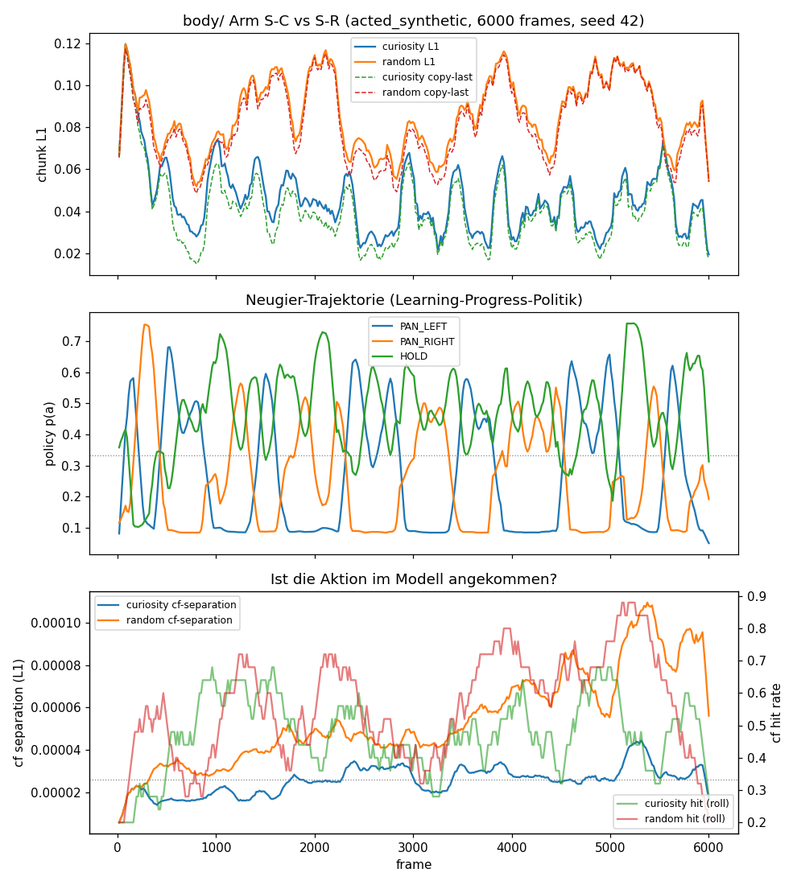
#> input picture body/body_curves.png, 797 x 885 px, shrunk from 990 x 1100 before the run
$ python -i stream.py   (imports and definitions only)
#> lines starting #> are read from the running program, lines starting #| are printed output that depends on the picture
"""
fertig.stream — permanentes Lernen aus Video-Streams (O(1)-State).

Die o1-state-Philosophie auf Video: Der Stream ist ein Iterator, kein
Objekt. Der StreamLearner verdichtet jeden Frame in gleitende
Statistiken — konstantes Memory bei unendlichem Input:

  Prototyp      : EMA der Frame-Signaturen (was ist typisch?)
  Bewegung      : EMA der Frame-Distanzen (wie stark ändert es sich?)
  Übergänge     : begrenzte Code-Grammatik (Top-K pro Code, verdrängt)
  Periodizität  : Noether-Detektor über dem gleitenden Bewegungs-Profil
  Szenenwechsel : Distanz-Sprünge über der Rausch-Schwelle

Quellen: ffmpeg (Datei/URL) + yt-dlp (YouTube/Live-Streams). Die
schnelle numpy-Signatur vermeidet den PIL/PNG-Umweg pro Frame.
"""

from __future__ import annotations

import subprocess
from typing import Dict, List, Optional, Tuple

import numpy as np

from . import noether
from .vision import signature_distance
from . import video as video_mod
from .video import SIGNATURE_NOISE

# ---------------------------------------------------------------------------
# Schnelle numpy-Signatur (Stream-Pfad, kein PIL)
# ---------------------------------------------------------------------------

def fast_signature(frame: np.ndarray, bins: int = 8) -> np.ndarray:
    """Signatur direkt aus dem numpy-Frame (h, w, 3) in [0,1].
    HSV-Histogramme + Gradient-Statistik — deterministisch, kein PNG."""
    f = frame.astype(np.float32)
    r, g, b = f[..., 0], f[..., 1], f[..., 2]
    mx, mn = np.maximum(np.maximum(r, g), b), np.minimum(np.minimum(r, g), b)
    d = mx - mn
    h = np.zeros_like(mx)
    ok = d > 1e-6
    h[ok] = np.where(mx[ok] == r[ok],
                     ((g[ok] - b[ok]) / d[ok]) % 6,
                     np.where(mx[ok] == g[ok],
                              (b[ok] - r[ok]) / d[ok] + 2,
                              (r[ok] - g[ok]) / d[ok] + 4))
    h = (h / 6.0).clip(0, 1)
    s = np.where(d > 1e-6, d / np.maximum(mx, 1e-6), 0)
    v = mx
    hist = np.concatenate([
        np.histogram(h, bins=bins, range=(0, 1))[0],
        np.histogram(s, bins=bins // 2, range=(0, 1))[0],
        np.histogram(v, bins=bins // 2, range=(0, 1))[0],
    ]).astype(np.float64)
    gy, gx = np.gradient(np.mean(f, axis=2))
    mag = np.sqrt(gx ** 2 + gy ** 2)
    tex = np.histogram(mag, bins=bins, range=(0, 1))[0].astype(np.float64)
    sig = np.concatenate([hist, tex])
    total = sig.sum()
    return sig / total if total > 0 else sig


# ---------------------------------------------------------------------------
# StreamLearner: O(1)-Verdichtung
# ---------------------------------------------------------------------------

class StreamLearner:
    """Lernt permanent aus einem Frame-Stream mit konstantem Memory."""

    # [165 lines left out: functions __init__, update, state, generate, sequence_signature, to_graph_facts and 3 more, not called in this run]

>>> import cv2
>>> picture = cv2.imread('../../body/body_curves.png', cv2.IMREAD_GRAYSCALE)
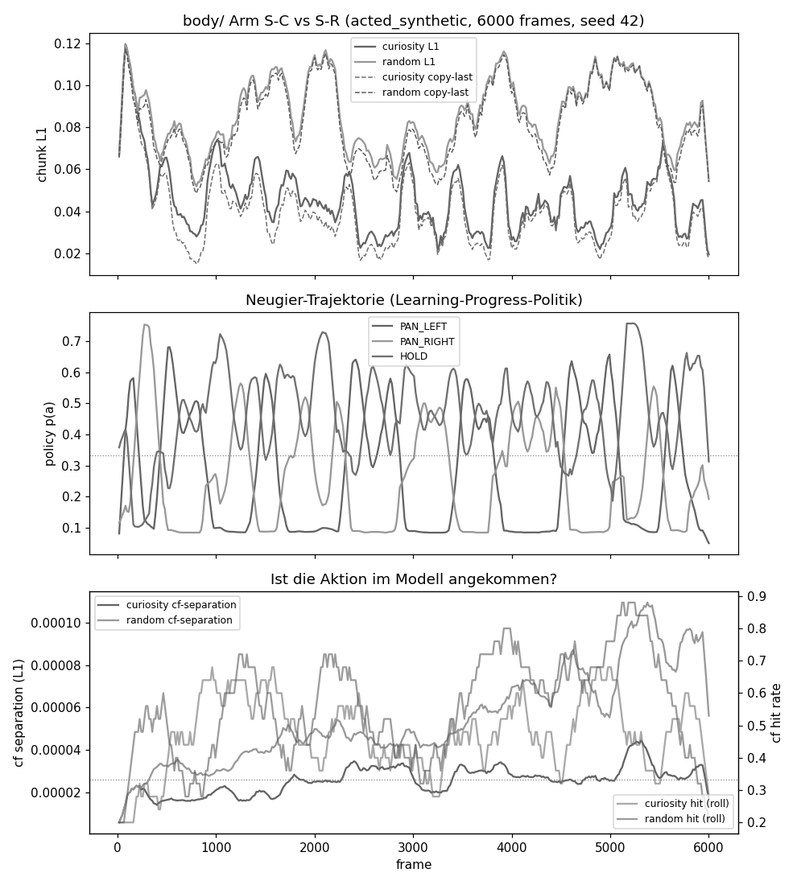
#> picture: shape (885, 797); min 0, max 255, mean 242.1
>>> result = fast_signature(picture)
#> in fast_signature, `r, g, b = f[..., 0], f[..., 1], f[..., 2]`: r = 885 values from 255 to 255
#> in fast_signature, `d = mx - mn`: d = 885 values from 0 to 0
#> in fast_signature, `v = mx`: v = 885 values from 255 to 255
#> in fast_signature, `hist = np.concatenate([ np.histogram(h, bins=bins, range=(0, 1))[0], n..`: hist = [885, 0, 0, 0, 0, 0, 0, 0, 885, 0, 0, 0, 0, 0, 0, 0]
#> (the run stopped early here; a loop or call above may not have finished)
